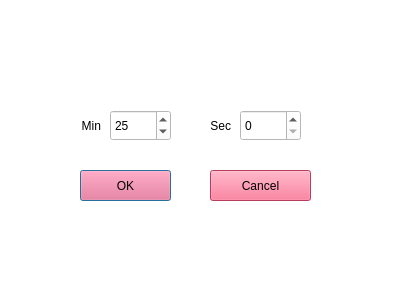
<?xml version="1.0" encoding="UTF-8"?>
<ui version="4.0">
 <class>SettingsDialog</class>
 <widget class="QDialog" name="SettingsDialog">
  <property name="geometry">
   <rect>
    <x>0</x>
    <y>0</y>
    <width>400</width>
    <height>300</height>
   </rect>
  </property>
  <property name="windowTitle">
   <string>番茄钟设置</string>
  </property>
  <property name="styleSheet">
   <string notr="true">background-color: rgb(255, 255, 255);</string>
  </property>
  <widget class="QLabel" name="label">
   <property name="geometry">
    <rect>
     <x>60</x>
     <y>110</y>
     <width>41</width>
     <height>31</height>
    </rect>
   </property>
   <property name="text">
    <string>Min</string>
   </property>
   <property name="alignment">
    <set>Qt::AlignRight|Qt::AlignTrailing|Qt::AlignVCenter</set>
   </property>
  </widget>
  <widget class="QLabel" name="label_2">
   <property name="geometry">
    <rect>
     <x>190</x>
     <y>110</y>
     <width>41</width>
     <height>31</height>
    </rect>
   </property>
   <property name="text">
    <string>Sec</string>
   </property>
   <property name="alignment">
    <set>Qt::AlignRight|Qt::AlignTrailing|Qt::AlignVCenter</set>
   </property>
  </widget>
  <widget class="QPushButton" name="pushButton_ok">
   <property name="geometry">
    <rect>
     <x>80</x>
     <y>170</y>
     <width>91</width>
     <height>31</height>
    </rect>
   </property>
   <property name="styleSheet">
    <string notr="true">background-color: rgb(255, 85, 127);</string>
   </property>
   <property name="text">
    <string>OK</string>
   </property>
  </widget>
  <widget class="QPushButton" name="pushButton_cancel">
   <property name="geometry">
    <rect>
     <x>210</x>
     <y>170</y>
     <width>101</width>
     <height>31</height>
    </rect>
   </property>
   <property name="styleSheet">
    <string notr="true">background-color: rgb(255, 85, 127);</string>
   </property>
   <property name="text">
    <string>Cancel</string>
   </property>
  </widget>
  <widget class="QSpinBox" name="spinBox_min">
   <property name="geometry">
    <rect>
     <x>110</x>
     <y>110</y>
     <width>61</width>
     <height>31</height>
    </rect>
   </property>
   <property name="maximum">
    <number>59</number>
   </property>
   <property name="value">
    <number>25</number>
   </property>
  </widget>
  <widget class="QSpinBox" name="spinBox_sec">
   <property name="geometry">
    <rect>
     <x>240</x>
     <y>110</y>
     <width>61</width>
     <height>31</height>
    </rect>
   </property>
   <property name="maximum">
    <number>59</number>
   </property>
  </widget>
 </widget>
 <resources/>
 <connections/>
</ui>
